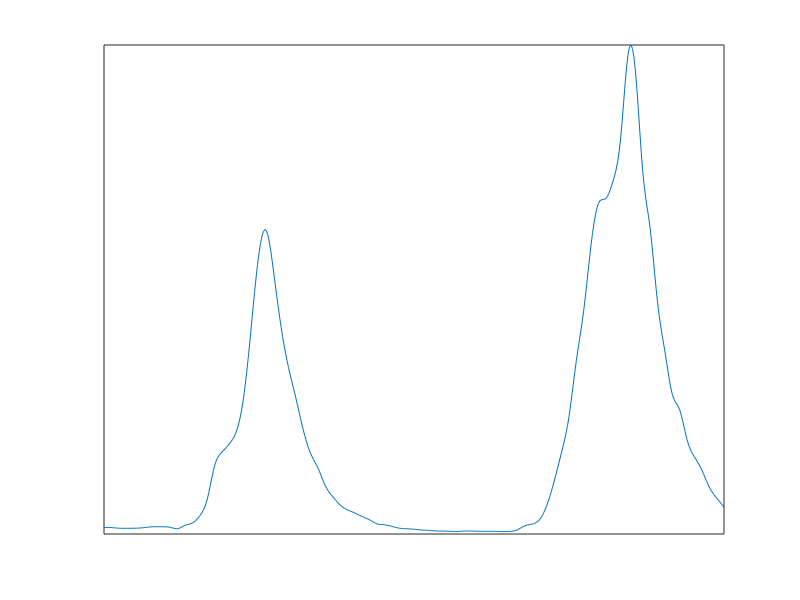
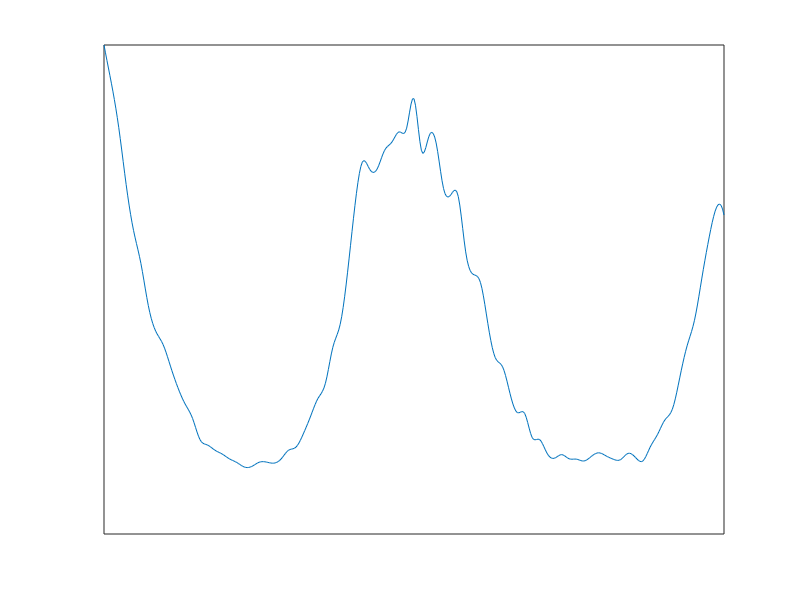
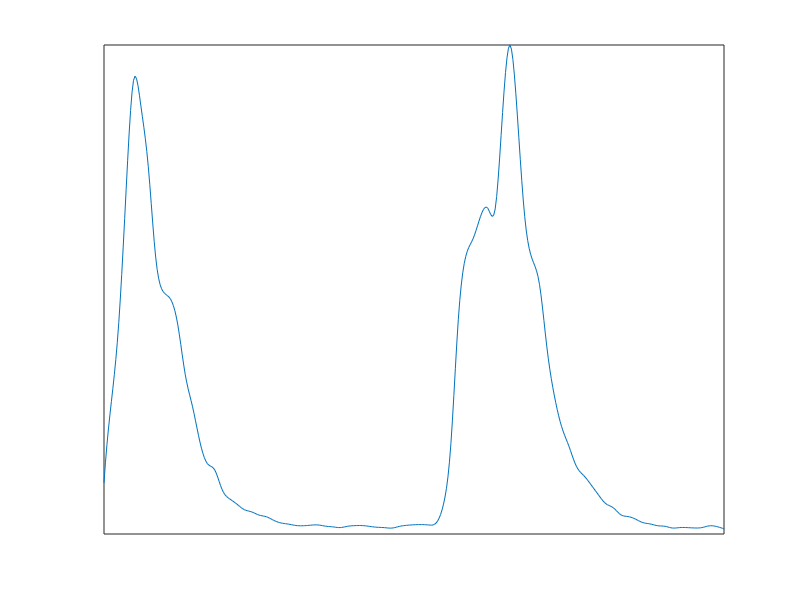

The MATLAB script that drew these images, in order: (Note: this script raises an error after producing the figures.)
clc;
clear;
close all;

%% load raw data
load('raw_data_repressilator.mat')
t_ori = t;
y_ori = y;
labels = ["TetR", "Lacl", "\lambda cl"];

num_component = length(y_ori(1,:));
y_ori(isnan(y_ori)) = 0;

% choose sampling rate for interpolation. 
time_interval = 1;       

%% plot raw data
for i = 1:num_component
    figure(i)
    plot(t_ori, y_ori(:,i))
    xlim([0,t_ori(end)])
    xticks([])
    ylim([0,max(y_ori(:,i))])
    yticks([])
end

%% interpolate data
spline_param = 0.01;

t_fit = (t_ori(1):time_interval:t_ori(end)).';
y_fit = zeros(length(t_fit),num_component);

for i = 1:num_component
	y_fit(:,i) = interp1(t_ori, y_ori(:, i), t_fit, 'spline');
end

%% plot interpolated data
for i = 1:num_component
    figure(i)
    plot(t_fit, y_fit(:,i))
    xlim([0,t_fit(end)])
    xticks([])
    ylim([0,max(y_fit(:,i))])
    yticks([])
end

%% cut the data

tetr = y_fit(:, 1);
lacl = y_fit(:, 2);
lcl = y_fit(:, 3);
tetrdot = gradient(tetr, time_interval);
lacldot = gradient(lacl, time_interval);
lcldot = gradient(lcl, time_interval);

fixed_target = 4:6;

y_ext = [tetr, lacl, lcl, tetrdot, lacldot, lcldot];

[y_total, t_total, class_pair_list, class_count_list] = cut_horizontal(y_ext, t_fit, {[median(tetr)], [median(lacl)], [median(lcl)], [], [], []});

%% normalize
num_data = length(y_total);

for idx_data = 1:num_data
    y_data = y_total{idx_data};
    for idx_component = 1:num_component
	y_comp = y_data(:, idx_component);
	y_comp = y_comp - min(y_comp);
	y_comp = y_comp / max(y_comp);
	y_data(:, idx_component) = y_comp;
    end
    y_total{idx_data} = y_data;
end

%% Save data

save('data_cut','t_fit','y_fit','t_total','y_total','fixed_target','time_interval','num_data','num_component')
